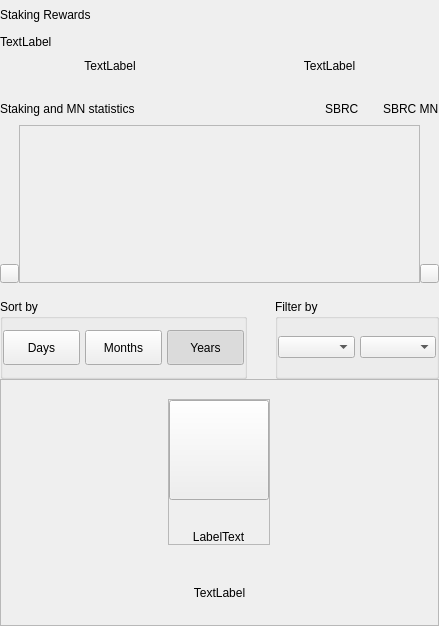
				<widget class="QWidget" name="right" native="true">
					<property name="minimumSize">
						<size>
							<width>200</width>
							<height>0</height>
						</size>
					</property>
					<layout class="QVBoxLayout" name="verticalLayout_31">
						<property name="spacing">
							<number>0</number>
						</property>
						<property name="leftMargin">
							<number>0</number>
						</property>
						<property name="topMargin">
							<number>0</number>
						</property>
						<property name="rightMargin">
							<number>0</number>
						</property>
						<property name="bottomMargin">
							<number>0</number>
						</property>
						<item>
							<layout class="QVBoxLayout" name="verticalLayout_2" stretch="0,0,0,0,0,0,0">
								<property name="spacing">
									<number>0</number>
								</property>
								<item>
									<layout class="QHBoxLayout" name="horizontalLayout_3">
										<property name="spacing">
											<number>0</number>
										</property>
										<item>
											<layout class="QVBoxLayout" name="verticalLayout_6">
												<property name="spacing">
													<number>5</number>
												</property>
												<item>
													<widget class="QLabel" name="labelTitle2">
														<property name="minimumSize">
															<size>
																<width>0</width>
																<height>30</height>
															</size>
														</property>
														<property name="text">
															<string>Staking Rewards</string>
														</property>
													</widget>
												</item>
												<item>
													<widget class="QLabel" name="labelMessage">
														<property name="text">
															<string>TextLabel</string>
														</property>
													</widget>
												</item>
											</layout>
										</item>
										<item>
											<spacer name="horizontalSpacer_2">
												<property name="orientation">
													<enum>Qt::Horizontal</enum>
												</property>
												<property name="sizeType">
													<enum>QSizePolicy::MinimumExpanding</enum>
												</property>
												<property name="sizeHint" stdset="0">
													<size>
														<width>20</width>
														<height>20</height>
													</size>
												</property>
											</spacer>
										</item>
									</layout>
								</item>
								<item>
									<spacer name="verticalSpacer_4">
										<property name="orientation">
											<enum>Qt::Vertical</enum>
										</property>
										<property name="sizeType">
											<enum>QSizePolicy::Fixed</enum>
										</property>
										<property name="sizeHint" stdset="0">
											<size>
												<width>20</width>
												<height>10</height>
											</size>
										</property>
									</spacer>
								</item>
								<item>
									<layout class="QHBoxLayout" name="horizontalLayout_5" stretch="0,0">
										<property name="spacing">
											<number>0</number>
										</property>
										<item>
											<widget class="QLabel" name="labelAmountPiv">
												<property name="text">
													<string>TextLabel</string>
												</property>
												<property name="alignment">
													<set>Qt::AlignCenter</set>
												</property>
											</widget>
										</item>
										<item>
											<widget class="QLabel" name="labelAmountMNRewards">
												<property name="text">
													<string>TextLabel</string>
												</property>
												<property name="alignment">
													<set>Qt::AlignCenter</set>
												</property>
											</widget>
										</item>
									</layout>
								</item>
								<item>
									<spacer name="verticalSpacer_6">
										<property name="orientation">
											<enum>Qt::Vertical</enum>
										</property>
										<property name="sizeType">
											<enum>QSizePolicy::Fixed</enum>
										</property>
										<property name="sizeHint" stdset="0">
											<size>
												<width>20</width>
												<height>20</height>
											</size>
										</property>
									</spacer>
								</item>
								<item>
									<widget class="QWidget" name="layoutChart" native="true">
										<layout class="QVBoxLayout" name="verticalLayout_8" stretch="3,0">
											<property name="spacing">
												<number>16</number>
											</property>
											<property name="leftMargin">
												<number>0</number>
											</property>
											<property name="topMargin">
												<number>0</number>
											</property>
											<property name="rightMargin">
												<number>0</number>
											</property>
											<property name="bottomMargin">
												<number>0</number>
											</property>
											<item>
												<widget class="QWidget" name="verticalWidgetChart" native="true">
													<property name="minimumSize">
														<size>
															<width>0</width>
															<height>190</height>
														</size>
													</property>
													<property name="maximumSize">
														<size>
															<width>16777215</width>
															<height>16777215</height>
														</size>
													</property>
													<layout class="QVBoxLayout" name="verticalLayout_4" stretch="1,5">
														<property name="spacing">
															<number>0</number>
														</property>
														<property name="leftMargin">
															<number>0</number>
														</property>
														<property name="topMargin">
															<number>0</number>
														</property>
														<property name="rightMargin">
															<number>0</number>
														</property>
														<property name="bottomMargin">
															<number>0</number>
														</property>
														<item>
															<layout class="QHBoxLayout" name="horizontalLayout_4">
																<item>
																	<widget class="QLabel" name="labelChart">
																		<property name="text">
																			<string>Staking and MN statistics</string>
																		</property>
																	</widget>
																</item>
																<item>
																	<spacer name="horizontalSpacer_4">
																		<property name="orientation">
																			<enum>Qt::Horizontal</enum>
																		</property>
																		<property name="sizeHint" stdset="0">
																			<size>
																				<width>40</width>
																				<height>20</height>
																			</size>
																		</property>
																	</spacer>
																</item>
																<item>
																	<widget class="QLabel" name="labelSquarePiv">
																		<property name="minimumSize">
																			<size>
																				<width>14</width>
																				<height>14</height>
																			</size>
																		</property>
																		<property name="maximumSize">
																			<size>
																				<width>14</width>
																				<height>14</height>
																			</size>
																		</property>
																		<property name="text">
																			<string/>
																		</property>
																	</widget>
																</item>
																<item>
																	<widget class="QLabel" name="labelPiv">
																		<property name="text">
																			<string>SBRC</string>
																		</property>
																	</widget>
																</item>
																<item>
																	<spacer name="horizontalSpacer_5">
																		<property name="orientation">
																			<enum>Qt::Horizontal</enum>
																		</property>
																		<property name="sizeType">
																			<enum>QSizePolicy::Fixed</enum>
																		</property>
																		<property name="sizeHint" stdset="0">
																			<size>
																				<width>10</width>
																				<height>20</height>
																			</size>
																		</property>
																	</spacer>
																</item>
																<item>
																	<widget class="QLabel" name="labelSquareMNRewards">
																		<property name="minimumSize">
																			<size>
																				<width>14</width>
																				<height>14</height>
																			</size>
																		</property>
																		<property name="maximumSize">
																			<size>
																				<width>14</width>
																				<height>14</height>
																			</size>
																		</property>
																		<property name="text">
																			<string/>
																		</property>
																	</widget>
																</item>
																<item>
																	<widget class="QLabel" name="labelMNRewards">
																		<property name="text">
																			<string>SBRC MN</string>
																		</property>
																	</widget>
																</item>
															</layout>
														</item>
														<item>
															<widget class="QWidget" name="chartContainer2" native="true">
																<property name="minimumSize">
																	<size>
																		<width>0</width>
																		<height>150</height>
																	</size>
																</property>
																<property name="styleSheet">
																	<string notr="true">#chartContainer{padding:0px; margin:0px;}</string>
																</property>
																<layout class="QHBoxLayout" name="horizontalLayout_11">
																	<property name="spacing">
																		<number>0</number>
																	</property>
																	<property name="leftMargin">
																		<number>0</number>
																	</property>
																	<property name="topMargin">
																		<number>0</number>
																	</property>
																	<property name="rightMargin">
																		<number>0</number>
																	</property>
																	<property name="bottomMargin">
																		<number>0</number>
																	</property>
																	<item>
																		<widget class="QWidget" name="containerChartArrow" native="true">
																			<property name="sizePolicy">
																				<sizepolicy hsizetype="Fixed" vsizetype="Preferred">
																					<horstretch>0</horstretch>
																					<verstretch>0</verstretch>
																				</sizepolicy>
																			</property>
																			<property name="minimumSize">
																				<size>
																					<width>19</width>
																					<height>0</height>
																				</size>
																			</property>
																			<property name="maximumSize">
																				<size>
																					<width>19</width>
																					<height>16777215</height>
																				</size>
																			</property>
																			<property name="styleSheet">
																				<string notr="true">#widget{
																					padding:0px;
																					margin:0px;
																				}</string>
																			</property>
																			<layout class="QVBoxLayout" name="verticalLayout_10">
																				<property name="spacing">
																					<number>0</number>
																				</property>
																				<property name="leftMargin">
																					<number>0</number>
																				</property>
																				<property name="rightMargin">
																					<number>0</number>
																				</property>
																				<property name="bottomMargin">
																					<number>0</number>
																				</property>
																				<item>
																					<spacer name="verticalSpacer_3">
																						<property name="orientation">
																							<enum>Qt::Vertical</enum>
																						</property>
																						<property name="sizeHint" stdset="0">
																							<size>
																								<width>20</width>
																								<height>127</height>
																							</size>
																						</property>
																					</spacer>
																				</item>
																				<item alignment="Qt::AlignVCenter">
																					<widget class="QWidget" native="true">
																						<layout class="QVBoxLayout" name="horizontalLayout_6" stretch="0,0">
																							<property name="spacing">
																								<number>0</number>
																							</property>
																							<property name="leftMargin">
																								<number>0</number>
																							</property>
																							<property name="topMargin">
																								<number>0</number>
																							</property>
																							<property name="rightMargin">
																								<number>0</number>
																							</property>
																							<property name="bottomMargin">
																								<number>0</number>
																							</property>
																							<item>
																								<widget class="QPushButton" name="pushButtonChartArrow">
																									<property name="minimumSize">
																										<size>
																											<width>19</width>
																											<height>19</height>
																										</size>
																									</property>
																									<property name="maximumSize">
																										<size>
																											<width>19</width>
																											<height>19</height>
																										</size>
																									</property>
																									<property name="focusPolicy">
																										<enum>Qt::NoFocus</enum>
																									</property>
																									<property name="styleSheet">
																										<string notr="true"/>
																									</property>
																									<property name="text">
																										<string/>
																									</property>
																								</widget>
																							</item>
																						</layout>
																					</widget>
																				</item>
																			</layout>
																		</widget>
																	</item>
																	<item>
																		<widget class="QFrame" name="chartContainer">
																			<property name="sizePolicy">
																				<sizepolicy hsizetype="Expanding" vsizetype="Preferred">
																					<horstretch>0</horstretch>
																					<verstretch>0</verstretch>
																				</sizepolicy>
																			</property>
																			<property name="styleSheet">
																				<string notr="true">padding:0px;
																				margin:0px;</string>
																			</property>
																			<property name="frameShape">
																				<enum>QFrame::StyledPanel</enum>
																			</property>
																			<property name="frameShadow">
																				<enum>QFrame::Raised</enum>
																			</property>
																		</widget>
																	</item>
																	<item> 
																		<widget class="QWidget" name="containerChartArrow2" native="true">
																			<property name="sizePolicy">
																				<sizepolicy hsizetype="Fixed" vsizetype="Preferred">
																					<horstretch>0</horstretch>
																					<verstretch>0</verstretch>
																				</sizepolicy>
																			</property>
																			<property name="minimumSize">
																				<size>
																					<width>19</width>
																					<height>0</height>
																				</size>
																			</property>
																			<property name="maximumSize">
																				<size>
																					<width>19</width>
																					<height>16777215</height>
																				</size>
																			</property>
																			<property name="styleSheet">
																				<string notr="true">#widget{
																					padding:0px;
																					margin:0px;
																				}</string>
																			</property>
																			<layout class="QVBoxLayout" name="verticalLayout_10">
																				<property name="spacing">
																					<number>0</number>
																				</property>
																				<property name="leftMargin">
																					<number>0</number>
																				</property>
																				<property name="rightMargin">
																					<number>0</number>
																				</property>
																				<property name="bottomMargin">
																					<number>0</number>
																				</property>
																				<item>
																					<spacer name="verticalSpacer_3">
																						<property name="orientation">
																							<enum>Qt::Vertical</enum>
																						</property>
																						<property name="sizeHint" stdset="0">
																							<size>
																								<width>20</width>
																								<height>127</height>
																							</size>
																						</property>
																					</spacer>
																				</item>
																				<item alignment="Qt::AlignVCenter"> 
																					<widget class="QWidget" native="true">
																						<layout class="QVBoxLayout" name="horizontalLayout_6" stretch="0,0">
																							<property name="spacing">
																								<number>0</number>
																							</property>
																							<property name="leftMargin">
																								<number>0</number>
																							</property>
																							<property name="topMargin">
																								<number>0</number>
																							</property>
																							<property name="rightMargin">
																								<number>0</number>
																							</property>
																							<property name="bottomMargin">
																								<number>0</number>
																							</property>
																							<item>
																								<widget class="QPushButton" name="pushButtonChartRight">
																									<property name="minimumSize">
																										<size>
																											<width>19</width>
																											<height>19</height>
																										</size>
																									</property>
																									<property name="maximumSize">
																										<size>
																											<width>19</width>
																											<height>19</height>
																										</size>
																									</property>
																									<property name="focusPolicy">
																										<enum>Qt::NoFocus</enum>
																									</property>
																									<property name="styleSheet">
																										<string notr="true"/>
																									</property>
																									<property name="text">
																										<string/>
																									</property>
																								</widget>
																							</item>
																						</layout>
																					</widget>
																				</item>
																			</layout>
																		</widget>
																	</item>
																</layout>
															</widget>
														</item>
													</layout>
												</widget>
											</item>
											<item alignment="Qt::AlignVCenter">
												<widget class="QWidget" name="containerSort" native="true">
													<layout class="QHBoxLayout" name="horizontalLayout_6" stretch="3,2">
														<property name="spacing">
															<number>28</number>
														</property>
														<property name="leftMargin">
															<number>0</number>
														</property>
														<property name="topMargin">
															<number>0</number>
														</property>
														<property name="rightMargin">
															<number>0</number>
														</property>
														<property name="bottomMargin">
															<number>0</number>
														</property>
														<item>
															<widget class="QGroupBox" name="groupBoxChart">
																<property name="minimumSize">
																	<size>
																		<width>0</width>
																		<height>80</height>
																	</size>
																</property>
																<property name="maximumSize">
																	<size>
																		<width>16777215</width>
																		<height>80</height>
																	</size>
																</property>
																<property name="title">
																	<string>Sort by</string>
																</property>
																<layout class="QHBoxLayout" name="horizontalLayout_7">
																	<property name="spacing">
																		<number>5</number>
																	</property>
																	<property name="leftMargin">
																		<number>0</number>
																	</property>
																	<property name="rightMargin">
																		<number>0</number>
																	</property>
																	<item>
																		<widget class="QPushButton" name="pushButtonMonth">
																			<property name="minimumSize">
																				<size>
																					<width>50</width>
																					<height>35</height>
																				</size>
																			</property>
																			<property name="maximumSize">
																				<size>
																					<width>16777215</width>
																					<height>16777215</height>
																				</size>
																			</property>
																			<property name="focusPolicy">
																				<enum>Qt::NoFocus</enum>
																			</property>
																			<property name="text">
																				<string>Days</string>
																			</property>
																			<property name="checkable">
																				<bool>true</bool>
																			</property>
																			<property name="autoExclusive">
																				<bool>true</bool>
																			</property>
																		</widget>
																	</item>
																	<item>
																		<widget class="QPushButton" name="pushButtonYear">
																			<property name="minimumSize">
																				<size>
																					<width>50</width>
																					<height>35</height>
																				</size>
																			</property>
																			<property name="maximumSize">
																				<size>
																					<width>16777215</width>
																					<height>16777215</height>
																				</size>
																			</property>
																			<property name="focusPolicy">
																				<enum>Qt::NoFocus</enum>
																			</property>
																			<property name="text">
																				<string>Months</string>
																			</property>
																			<property name="checkable">
																				<bool>true</bool>
																			</property>
																			<property name="autoExclusive">
																				<bool>true</bool>
																			</property>
																		</widget>
																	</item>
																	<item>
																		<widget class="QPushButton" name="pushButtonAll">
																			<property name="sizePolicy">
																				<sizepolicy hsizetype="Preferred" vsizetype="Fixed">
																					<horstretch>0</horstretch>
																					<verstretch>0</verstretch>
																				</sizepolicy>
																			</property>
																			<property name="minimumSize">
																				<size>
																					<width>50</width>
																					<height>35</height>
																				</size>
																			</property>
																			<property name="maximumSize">
																				<size>
																					<width>16777215</width>
																					<height>16777215</height>
																				</size>
																			</property>
																			<property name="focusPolicy">
																				<enum>Qt::NoFocus</enum>
																			</property>
																			<property name="text">
																				<string>Years</string>
																			</property>
																			<property name="checkable">
																				<bool>true</bool>
																			</property>
																			<property name="checked">
																				<bool>true</bool>
																			</property>
																			<property name="autoExclusive">
																				<bool>true</bool>
																			</property>
																		</widget>
																	</item>
																</layout>
															</widget>
														</item>
														<item>
															<widget class="QGroupBox" name="container_chart_dropboxes">
																<property name="minimumSize">
																	<size>
																		<width>55</width>
																		<height>80</height>
																	</size>
																</property>
																<property name="maximumSize">
																	<size>
																		<width>16777215</width>
																		<height>80</height>
																	</size>
																</property>
																<property name="title">
																	<string>Filter by</string>
																</property>
																<layout class="QHBoxLayout" name="horizontalLayout_8" stretch="1,1">
																	<property name="spacing">
																		<number>5</number>
																	</property>
																	<property name="leftMargin">
																		<number>0</number>
																	</property>
																	<property name="topMargin">
																		<number>0</number>
																	</property>
																	<property name="rightMargin">
																		<number>0</number>
																	</property>
																	<property name="bottomMargin">
																		<number>0</number>
																	</property>
																	<item>
																		<widget class="QWidget" name="containerBoxMonths" native="true">
																			<property name="minimumSize">
																				<size>
																					<width>55</width>
																					<height>0</height>
																				</size>
																			</property>
																			<layout class="QHBoxLayout" name="horizontalLayout_9">
																				<property name="spacing">
																					<number>0</number>
																				</property>
																				<property name="leftMargin">
																					<number>0</number>
																				</property>
																				<property name="topMargin">
																					<number>0</number>
																				</property>
																				<property name="rightMargin">
																					<number>0</number>
																				</property>
																				<property name="bottomMargin">
																					<number>0</number>
																				</property>
																				<item>
																					<widget class="QComboBox" name="comboBoxMonths">
																						<property name="minimumSize">
																							<size>
																								<width>55</width>
																								<height>0</height>
																							</size>
																						</property>
																					</widget>
																				</item>
																			</layout>
																		</widget>
																	</item>
																	<item>
																		<widget class="QWidget" name="containerBoxYears" native="true">
																			<property name="sizePolicy">
																				<sizepolicy hsizetype="Preferred" vsizetype="Preferred">
																					<horstretch>0</horstretch>
																					<verstretch>0</verstretch>
																				</sizepolicy>
																			</property>
																			<property name="minimumSize">
																				<size>
																					<width>50</width>
																					<height>0</height>
																				</size>
																			</property>
																			<layout class="QHBoxLayout" name="horizontalLayout_10">
																				<property name="spacing">
																					<number>0</number>
																				</property>
																				<property name="leftMargin">
																					<number>0</number>
																				</property>
																				<property name="topMargin">
																					<number>0</number>
																				</property>
																				<property name="rightMargin">
																					<number>0</number>
																				</property>
																				<property name="bottomMargin">
																					<number>0</number>
																				</property>
																				<item>
																					<widget class="QComboBox" name="comboBoxYears">
																						<property name="minimumSize">
																							<size>
																								<width>40</width>
																								<height>0</height>
																							</size>
																						</property>
																					</widget>
																				</item>
																			</layout>
																		</widget>
																	</item>
																</layout>
															</widget>
														</item>
													</layout>
												</widget>
											</item>
										</layout>
									</widget>
								</item>
								<item>
									<widget class="QFrame" name="emptyContainerChart">
										<property name="minimumSize">
											<size>
												<width>0</width>
												<height>100</height>
											</size>
										</property>
										<property name="frameShape">
											<enum>QFrame::StyledPanel</enum>
										</property>
										<property name="frameShadow">
											<enum>QFrame::Raised</enum>
										</property>
										<layout class="QVBoxLayout" name="verticalLayout_71" stretch="1,8,0,0">
											<property name="spacing">
												<number>0</number>
											</property>
											<property name="leftMargin">
												<number>0</number>
											</property>
											<property name="topMargin">
												<number>0</number>
											</property>
											<property name="rightMargin">
												<number>0</number>
											</property>
											<property name="bottomMargin">
												<number>25</number>
											</property>
											<item>
												<spacer name="verticalSpacer11">
													<property name="orientation">
														<enum>Qt::Vertical</enum>
													</property>
													<property name="sizeHint" stdset="0">
														<size>
															<width>20</width>
															<height>20</height>
														</size>
													</property>
												</spacer>
											</item>
											<item alignment="Qt::AlignHCenter|Qt::AlignVCenter">
												<widget class="QFrame" name="emptyScreen1">
													<property name="sizePolicy">
														<sizepolicy hsizetype="Expanding" vsizetype="Expanding">
															<horstretch>0</horstretch>
															<verstretch>0</verstretch>
														</sizepolicy>
													</property>
													<property name="frameShape">
														<enum>QFrame::StyledPanel</enum>
													</property>
													<property name="frameShadow">
														<enum>QFrame::Raised</enum>
													</property>
													<layout class="QVBoxLayout" name="verticalLayout">
														<property name="spacing">
															<number>30</number>
														</property>
														<property name="leftMargin">
															<number>0</number>
														</property>
														<property name="topMargin">
															<number>0</number>
														</property>
														<property name="rightMargin">
															<number>0</number>
														</property>
														<property name="bottomMargin">
															<number>0</number>
														</property>
														<item alignment="Qt::AlignHCenter|Qt::AlignVCenter">
															<widget class="QPushButton" name="pushImgEmptyChart">
																<property name="minimumSize">
																	<size>
																		<width>100</width>
																		<height>100</height>
																	</size>
																</property>
																<property name="maximumSize">
																	<size>
																		<width>100</width>
																		<height>100</height>
																	</size>
																</property>
																<property name="focusPolicy">
																	<enum>Qt::NoFocus</enum>
																</property>
																<property name="text">
																	<string/>
																</property>
																<property name="iconSize">
																	<size>
																		<width>100</width>
																		<height>100</height>
																	</size>
																</property>
															</widget>
														</item>
														<item alignment="Qt::AlignHCenter|Qt::AlignVCenter">
															<widget class="QLabel" name="labelEmptyChart">
																<property name="styleSheet">
																	<string notr="true"/>
																</property>
																<property name="text">
																	<string>LabelText</string>
																</property>
																<property name="alignment">
																	<set>Qt::AlignCenter</set>
																</property>
															</widget>
														</item>
													</layout>
												</widget>
											</item>
											<item>
												<spacer name="verticalSpacer_2">
													<property name="orientation">
														<enum>Qt::Vertical</enum>
													</property>
													<property name="sizeHint" stdset="0">
														<size>
															<width>20</width>
															<height>40</height>
														</size>
													</property>
												</spacer>
											</item>
											<item>
												<widget class="QLabel" name="labelMessageEmpty">
													<property name="styleSheet">
														<string notr="true">#labelMessageEmpty {
															padding-left:30px;
															padding-right:30px;
														}</string>
													</property>
													<property name="text">
														<string>TextLabel</string>
													</property>
													<property name="alignment">
														<set>Qt::AlignCenter</set>
													</property>
													<property name="wordWrap">
														<bool>true</bool>
													</property>
												</widget>
											</item>
										</layout>
									</widget>
								</item>
								<item>
									<widget class="QWidget" name="layoutShadow" native="true">
										<layout class="QVBoxLayout" name="verticalLayout_9">
											<property name="spacing">
												<number>0</number>
											</property>
											<property name="leftMargin">
												<number>0</number>
											</property>
											<property name="topMargin">
												<number>0</number>
											</property>
											<property name="rightMargin">
												<number>0</number>
											</property>
											<property name="bottomMargin">
												<number>0</number>
											</property>
										</layout>
									</widget>
								</item>
							</layout>
						</item>
					</layout>
				</widget>
